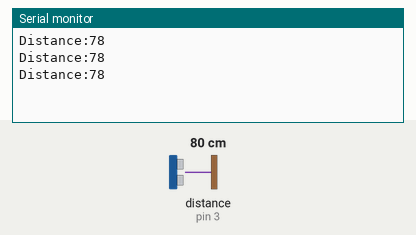
This sketch was run on a simulated Arduino Uno, built with avr-gcc and run on an emulated ATmega328P. Parts: the last lines printed to the serial monitor. Wiring (inferred from the names in the program): ultrasonic range finder: trigger pin 2; echo pin 3. Inputs (shaded band) come from the test bench; at power-on: distance to the obstacle (sensor on pin 3) 80 cm. The echo pulse lasts 58.3 µs per cm.

Above: at 1.3 s.
1.4 s: distance to the obstacle (sensor on pin 3) set to 2 cm
At 1.9 s:
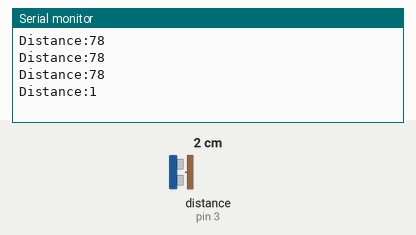
2.9 s: distance to the obstacle (sensor on pin 3) set to 4 cm
At 3.4 s:
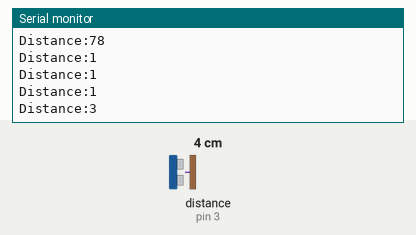
Timing chart, 0 to 5.9 s (numbered marks = the images above; inputs shaded):
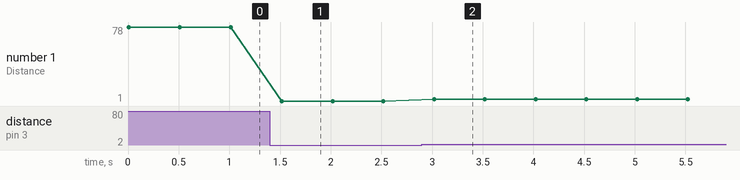

The sketch:

SONAR.ino
```cpp
const int trigPin = 2;
const int echoPin = 3;
int distance ;
long duration;
void setup() {
  // put your setup code here, to run once:
  pinMode(trigPin,OUTPUT);//sets the trigPin as an Output
  pinMode(echoPin,INPUT);//sets the echoPin as an Input
  Serial.begin(9600);//Starts the serial communication

}

void loop() {
  // put your main code here, to run repeatedly:
  digitalWrite (trigPin,LOW);
  delayMicroseconds(2);
  digitalWrite(trigPin,HIGH);
  delayMicroseconds(10);
  digitalWrite(trigPin,LOW);
  duration=pulseIn(echoPin,HIGH);
  distance=duration*0.034/2;
  Serial.print("Distance:");
  Serial.println(distance);
  delay(500);

}
```

Measured:
- after the input at 1.4 s, the serial monitor: prints a new line after 0.12 s (image 1)
- after the input at 2.9 s, the serial monitor: prints a new line after 0.12 s (image 2)
- plotted number 1: 78 → 1 after the input at 1.4 s, 1 → 3 after the input at 2.9 s
